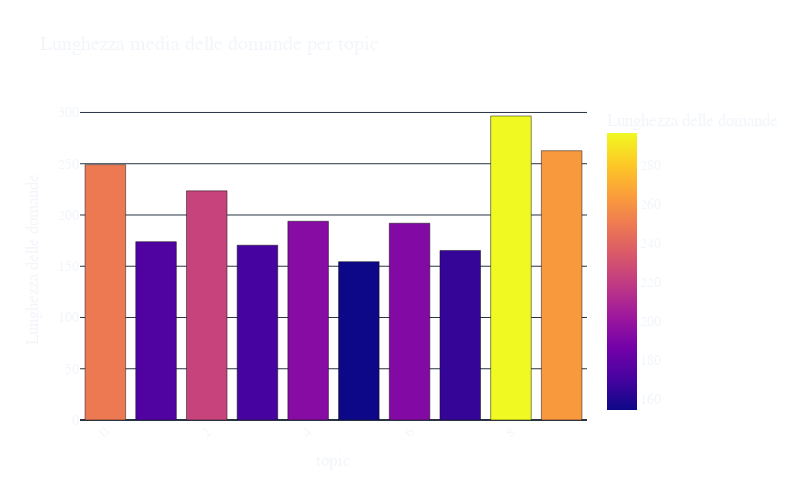

Notebook cell for this chart:
### Markdown cell above
Usa un diagramma a barre per mostrare la lunghezza media delle domande per ogni topic:

### Code cell
chart_labels = {"mean": "Lunghezza delle domande", "Topic": "Topic type"}

fig = px.bar(
    data_frame=categories_statistics_df_questions.sort_values(by="mean"),
    x="topic",
    y="mean",
    color="mean",
    labels=chart_labels,
    title="Lunghezza media delle domande per topic",
    width=800,
    height=500,
)

fig.update_layout(
    {
        "plot_bgcolor": "rgba(0, 0, 0, 0)",
        "paper_bgcolor": "rgba(0, 0, 0, 0)",
        "font": {
            "family": "Courier New, monospace",
            "size": 14,
            # 'color': "#eaeaea"
        },
    }
)

# rotate x-axis ticks
fig.update_xaxes(tickangle=-45)

fig.show()

### Figure 1 — Plotly figure (JSON) as saved in the notebook; plotly's stock layout.template omitted (floating-point values rounded to 4 significant figures)
{"data": [{"hovertemplate": "topic=%{x}<br>Lunghezza delle domande=%{marker.color}<extra></extra>", "legendgroup": "", "marker": {"color": [154.4, 165.4, 170.5, 174.0, 192.0, 193.9, 223.5, 249.1, 262.7, 296.6], "coloraxis": "coloraxis", "pattern": {"shape": ""}}, "name": "", "orientation": "v", "showlegend": false, "textposition": "auto", "x": [5, 7, 3, 1, 6, 4, 2, 0, 9, 8], "xaxis": "x", "y": [154.4, 165.4, 170.5, 174.0, 192.0, 193.9, 223.5, 249.1, 262.7, 296.6], "yaxis": "y", "type": "bar"}], "layout": {"xaxis": {"anchor": "y", "domain": [0.0, 1.0], "title": {"text": "topic"}, "tickangle": -45}, "yaxis": {"anchor": "x", "domain": [0.0, 1.0], "title": {"text": "Lunghezza delle domande"}}, "coloraxis": {"colorbar": {"title": {"text": "Lunghezza delle domande"}}, "colorscale": [[0.0, "#0d0887"], [0.1111, "#46039f"], [0.2222, "#7201a8"], [0.3333, "#9c179e"], [0.4444, "#bd3786"], [0.5556, "#d8576b"], [0.6667, "#ed7953"], [0.7778, "#fb9f3a"], [0.8889, "#fdca26"], [1.0, "#f0f921"]]}, "legend": {"tracegroupgap": 0}, "title": {"text": "Lunghezza media delle domande per topic"}, "barmode": "relative", "height": 500, "width": 800, "font": {"family": "Courier New, monospace", "size": 14}, "plot_bgcolor": "rgba(0, 0, 0, 0)", "paper_bgcolor": "rgba(0, 0, 0, 0)"}}
